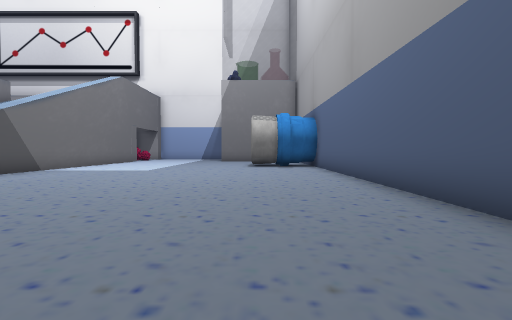
view 1 (above)

20 first-person views from a walk through a Unity game level. The camera is 1.4 m above the floor, tilts 2° down and sees 85° across. The floor is counted in squares, 2 m on a side. Each view is taken from the middle of a square. On the plan, view 1 faces up. The plan holds only what a view shows up to about 9 squares ahead; the rest is blank. The place goes on beyond the plan. The player is left out. Some surface patterns are stand-ins.

view 2
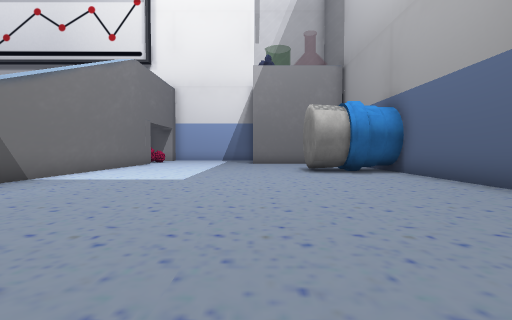

view 3
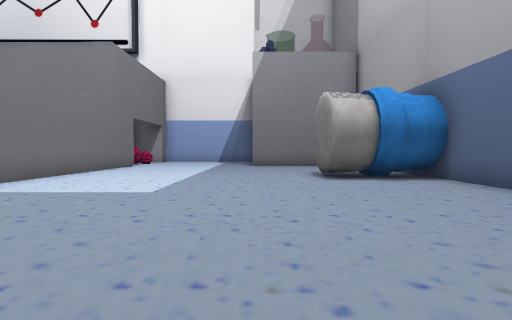

view 4
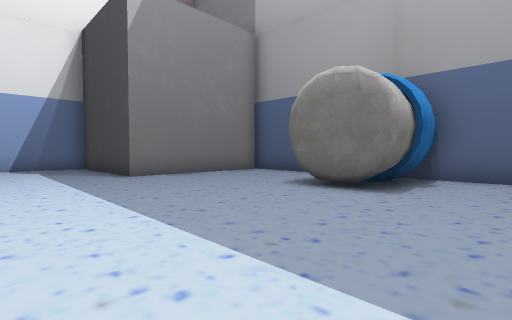

view 5
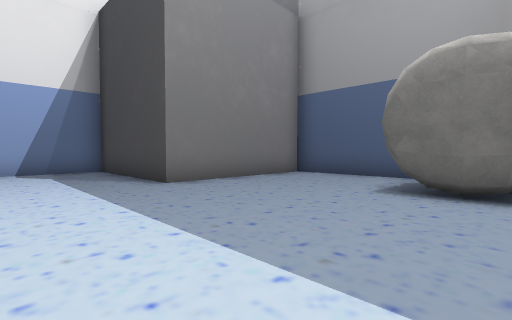

view 6
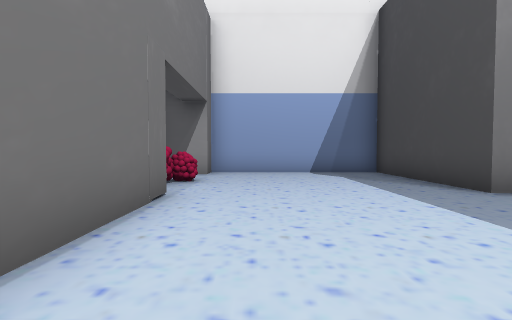

view 7
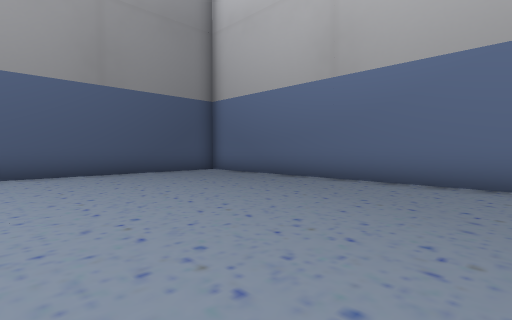

view 8
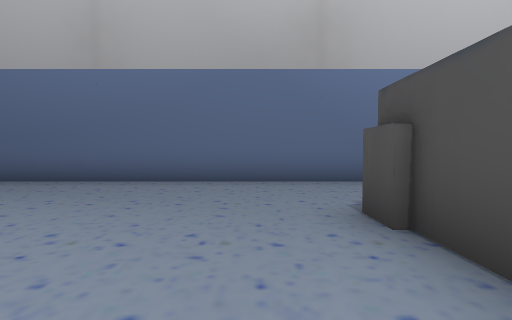

view 9
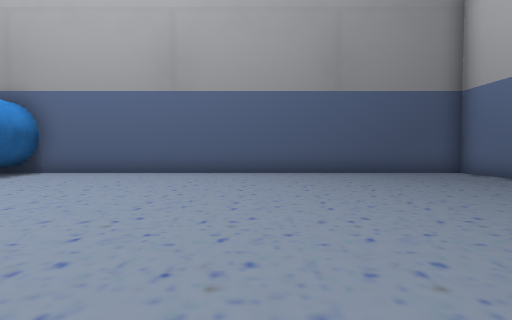

view 10
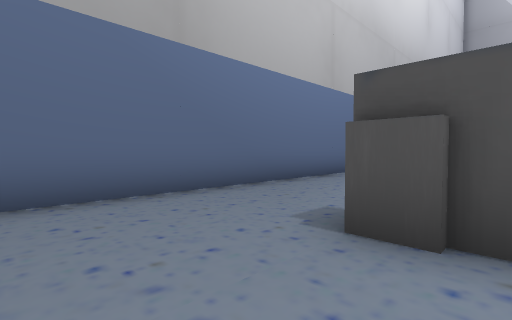

view 11
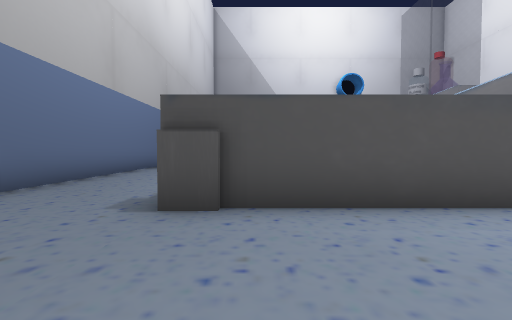

view 12
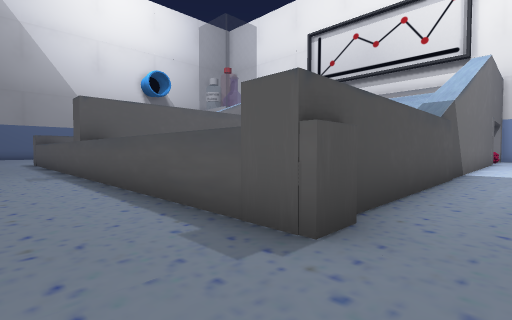

view 13
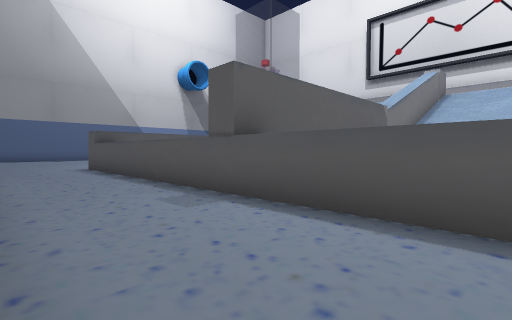

view 14
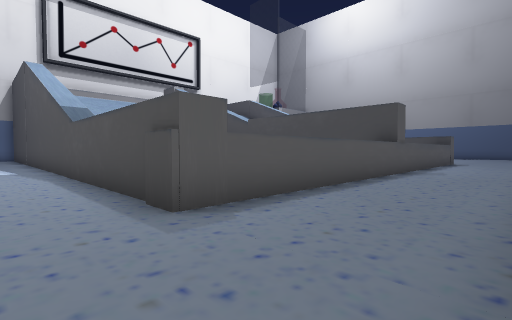

view 15
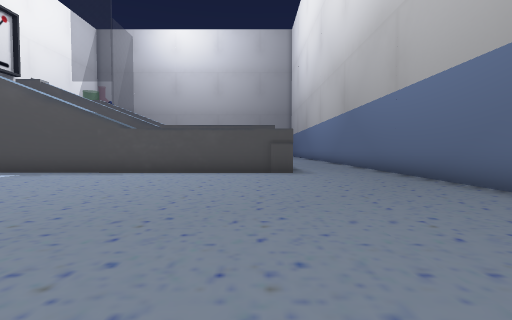

view 16
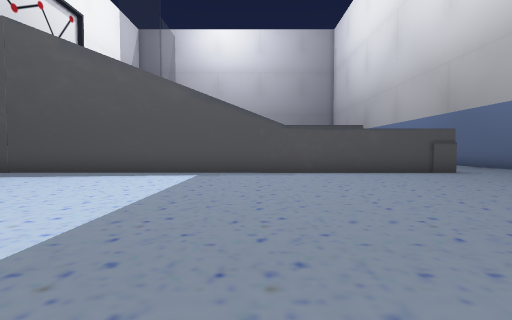

view 17
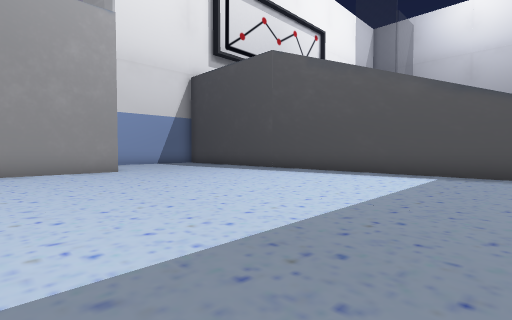

view 18
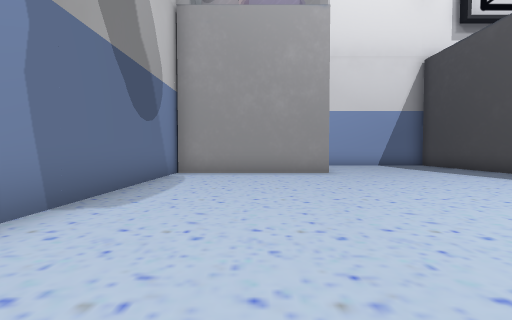

view 19
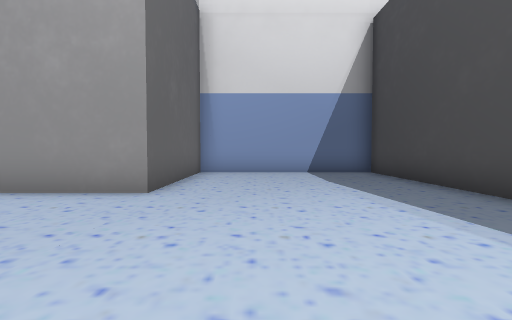

view 20
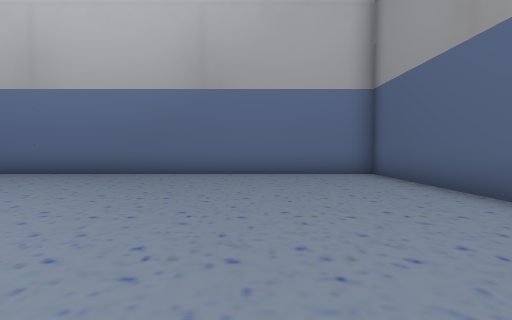

### Floor plan
Points are (right, up) in squares from view 1. A wall is a line through its corners. A room is listed if a view was taken in it or the views show most of it. See-through windows are left out.
Room 1 (views 1, 2, 3, 4, 5, 6, 7, 8, 9, 10, 11, 12)
walls: (-7.2, 2.6) (-7.2, 1.9); (-7.4, 17.5) (-7.4, 2.5); (2.2, 17.5) (-2.2, 17.5) (-2.2, 21.9) (-7.4, 21.9) (-7.4, 21.2) (-8.6, 21.2); (-7.4, -1.3) (2.5, -1.3) (2.5, 17.2)
ways out: opening at (-8, 0) to room 2
objects: other object (-8, 19); other object (0, 12) to (0, 13); other object (1, 12) to (3, 14)
Room 2 (views 13, 14, 15, 16, 17, 18, 19, 20)
walls: (-32.4, 3.2) (-32.4, -1.3) (-21.4, -1.3); (-32.4, 17.9) (-32.4, 11.6); (-13.4, -1.3) (-7.4, -1.3); (-7.2, 1.9) (-22.4, 1.9) (-22.4, 21.9) (-27.8, 21.9) (-27.8, 17.5) (-32.4, 17.5)
ways out: opening at (-8, 0) to room 1

Positions as (right, up) in squares from view 1, and headings:
1: (0, 0), facing up
2: (-2, 3), facing up
3: (-2, 5), facing up
4: (-5, 10), facing up-right
5: (-5, 12), facing up-right
6: (-6, 13), facing up
7: (-6, 5), facing down-right
8: (-6, 5), facing down
9: (-6, 5), facing right
10: (-5, 3), facing down-left
11: (-4, 3), facing left
12: (-6, 0), facing up-left
13: (-11, -1), facing up-left
14: (-24, -1), facing up-right
15: (-31, 3), facing right
16: (-31, 8), facing right
17: (-31, 8), facing up-right
18: (-30, 9), facing up
19: (-26, 13), facing up
20: (-29, 7), facing down
